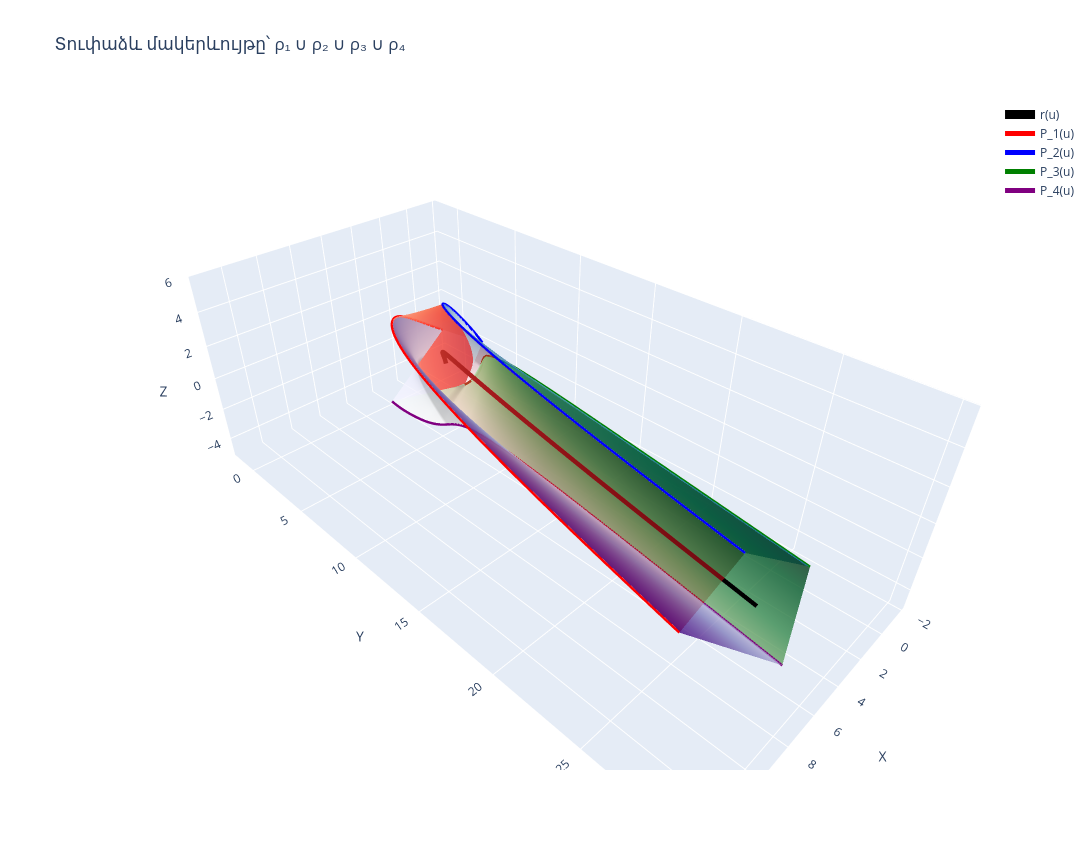

Notebook code for this chart:
### Code cell
fig_all = go.Figure()

for i, rho_surf in enumerate(rho_surfaces, start=1):
    add_surface_trace(fig_all, rho_surf, f'ρ_{i}(u,v)', surface_colors[i], opacity=0.78)

add_curve(fig_all, curve_r, 'r(u)', 'black', width=9)

for i, Pc in enumerate(P_curves, start=1):
    add_curve(fig_all, Pc, f'P_{i}(u)', curve_color_map[i], width=5)

update_layout(fig_all, 'Տուփաձև մակերևույթը՝ ρ₁ ∪ ρ₂ ∪ ρ₃ ∪ ρ₄', 1150, 850)
fig_all.show()

### Figure 1 — Plotly figure (JSON) as saved in the notebook; plotly's stock layout.template omitted (floating-point values rounded to 4 significant figures; data arrays with more than 128 entries replaced by an {"elided": "..."} marker saying what was removed)
{"data": [{"colorscale": [[0, "rgb(255,245,240)"], [0.125, "rgb(254,224,210)"], [0.25, "rgb(252,187,161)"], [0.375, "rgb(252,146,114)"], [0.5, "rgb(251,106,74)"], [0.625, "rgb(239,59,44)"], [0.75, "rgb(203,24,29)"], [0.875, "rgb(165,15,21)"], [1, "rgb(103,0,13)"]], "name": "ρ_1(u,v)", "opacity": 0.78, "showscale": false, "type": "surface", "x": {"elided": "180x40 float values"}, "y": {"elided": "180x40 float values"}, "z": {"elided": "180x40 float values"}}, {"colorscale": [[0, "rgb(247,251,255)"], [0.125, "rgb(222,235,247)"], [0.25, "rgb(198,219,239)"], [0.375, "rgb(158,202,225)"], [0.5, "rgb(107,174,214)"], [0.625, "rgb(66,146,198)"], [0.75, "rgb(33,113,181)"], [0.875, "rgb(8,81,156)"], [1, "rgb(8,48,107)"]], "name": "ρ_2(u,v)", "opacity": 0.78, "showscale": false, "type": "surface", "x": {"elided": "180x40 float values"}, "y": {"elided": "180x40 float values"}, "z": {"elided": "180x40 float values"}}, {"colorscale": [[0, "rgb(247,252,245)"], [0.125, "rgb(229,245,224)"], [0.25, "rgb(199,233,192)"], [0.375, "rgb(161,217,155)"], [0.5, "rgb(116,196,118)"], [0.625, "rgb(65,171,93)"], [0.75, "rgb(35,139,69)"], [0.875, "rgb(0,109,44)"], [1, "rgb(0,68,27)"]], "name": "ρ_3(u,v)", "opacity": 0.78, "showscale": false, "type": "surface", "x": {"elided": "180x40 float values"}, "y": {"elided": "180x40 float values"}, "z": {"elided": "180x40 float values"}}, {"colorscale": [[0, "rgb(252,251,253)"], [0.125, "rgb(239,237,245)"], [0.25, "rgb(218,218,235)"], [0.375, "rgb(188,189,220)"], [0.5, "rgb(158,154,200)"], [0.625, "rgb(128,125,186)"], [0.75, "rgb(106,81,163)"], [0.875, "rgb(84,39,143)"], [1, "rgb(63,0,125)"]], "name": "ρ_4(u,v)", "opacity": 0.78, "showscale": false, "type": "surface", "x": {"elided": "180x40 float values"}, "y": {"elided": "180x40 float values"}, "z": {"elided": "180x40 float values"}}, {"line": {"color": "black", "width": 9}, "mode": "lines", "name": "r(u)", "type": "scatter3d", "x": {"elided": "180 float values"}, "y": {"elided": "180 float values"}, "z": {"elided": "180 float values"}}, {"line": {"color": "red", "width": 5}, "mode": "lines", "name": "P_1(u)", "type": "scatter3d", "x": {"elided": "180 float values"}, "y": {"elided": "180 float values"}, "z": {"elided": "180 float values"}}, {"line": {"color": "blue", "width": 5}, "mode": "lines", "name": "P_2(u)", "type": "scatter3d", "x": {"elided": "180 float values"}, "y": {"elided": "180 float values"}, "z": {"elided": "180 float values"}}, {"line": {"color": "green", "width": 5}, "mode": "lines", "name": "P_3(u)", "type": "scatter3d", "x": {"elided": "180 float values"}, "y": {"elided": "180 float values"}, "z": {"elided": "180 float values"}}, {"line": {"color": "purple", "width": 5}, "mode": "lines", "name": "P_4(u)", "type": "scatter3d", "x": {"elided": "180 float values"}, "y": {"elided": "180 float values"}, "z": {"elided": "180 float values"}}], "layout": {"height": 850, "scene": {"aspectmode": "data", "xaxis": {"title": {"text": "X"}}, "yaxis": {"title": {"text": "Y"}}, "zaxis": {"title": {"text": "Z"}}}, "title": {"text": "Տուփաձև մակերևույթը՝ ρ₁ ∪ ρ₂ ∪ ρ₃ ∪ ρ₄"}, "width": 1150}}
